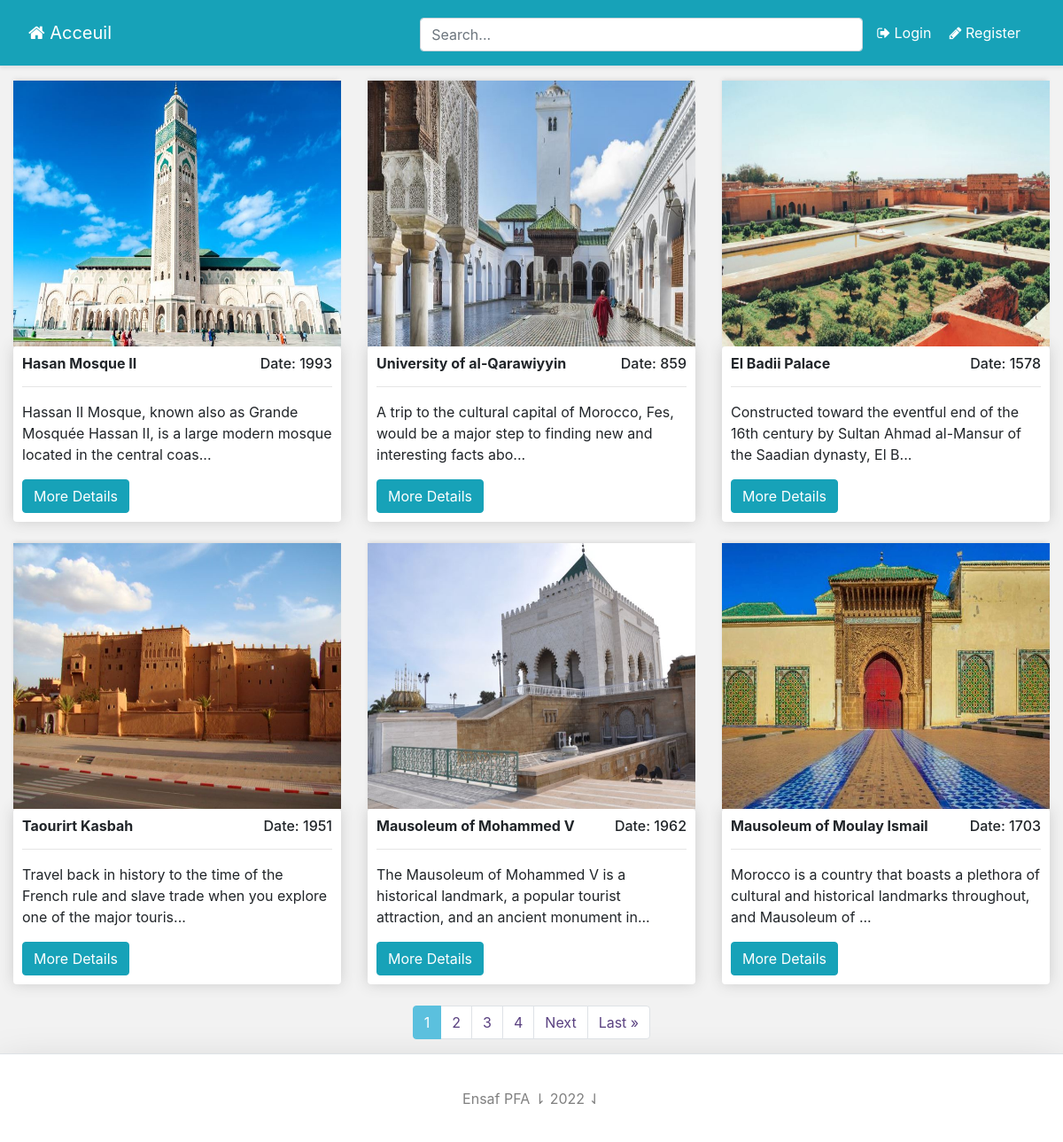
The page / on the database its author committed.
### monument/models.py (models this page shows, shortened)
class Monument(models.Model):
	title 					= models.CharField(max_length=50, null=False, blank=False)
	description 			= models.TextField(max_length=10000, null=False, blank=False)
	image		 			= models.ImageField(upload_to=upload_location, null=True, blank=True)
	year					= models.CharField(max_length=50, null=False, blank=True)
	latitude				= models.FloatField(null=False, blank=True, default=0)
	longitude				= models.FloatField(null=False, blank=True, default=0)
	city					= models.CharField(max_length=50, null=True, blank=True, default="Casablanca")
	slug 					= models.SlugField(blank=True, unique=True)
	saved = models.ManyToManyField(Account, default=None, blank=True)
	@property
	def imageURL(self):
		try:
			url = self.image.url
		except:
			url = ''
		return url

### principal/views.py (the view)
# urls.py: path('', home_screen_view, name="home"),
def home_screen_view(request):
	context={}
	user = request.user
	query = ''
	if request.GET:
		query = request.GET.get('q','')
		context['query'] = str(query)
	context['user'] = user
	monuments = get_monument_queryset(query)
	page = request.GET.get('page',1)
	monuments_paginator = Paginator(monuments, MONUMENTS_PER_PAGE)
	try:
		monuments = monuments_paginator.page(page)
	except PageNotAnInteger :
		monuments = monuments_paginator.page(MONUMENTS_PER_PAGE)
	except EmptyPage :
		monuments = monuments_paginator.page(monuments_paginator.num_pages)
	context['monuments'] = monuments
	return render(request,"principal/home.html", context)

### monument/views.py (called while the page is built)
def get_monument_queryset(query=None):
	queryset = []
	queries = query.split(" ")
	for q in queries:
		monuments = Monument.objects.filter(
				Q(title__icontains=q) |
				Q(year__icontains=q) |
				Q(city__icontains=q)
			).distinct()
		for monument in monuments:
			queryset.append(monument)
	return list(set(queryset))

### principal/templates/principal/home.html (shortened to what this page needs)
{% extends 'base.html' %}
{% load static %}
{% block content%}
<div class="container-fluid">
	<div class="row" >
		{% if monuments %}
			{% for monument in monuments %}
			<div class="col-lg-4 mb-4">
				<a href="{% url 'monument:detail' monument.slug %}">
				<img class="thumbnail" src="{{monument.imageURL}}"></a>
				<div class="box-element product">
					<h6><strong>{{monument.title}}</strong><p style="display: inline-block; float: right">Date: {{monument.year}}</p></h6>
					<hr>
					<p>{{ monument.description|slice:"0:110"}}...</p>
					<a class="btn btn-info" href="{% url 'monument:detail' monument.slug %}">More Details</a>
				</div>
			</div>
			{% endfor %}
		{% else %}
			<div class="container">
				<h2 class="card-title">Pas de résultat</h2>
				<p class="card-text"> aucun monument ne matche le résultat : "{{query}}"</p>
			</div>
		{% endif %}
	</div>
	{% include 'monument/snippets/monument_pagination.html' with monuments=monuments %}
</div>
{% endblock content%}

### templates/snippets/header.html (style rules this page uses)
@media (min-width: 768px) { html { font-size: 16px; } }

### templates/base.html (style rules this page uses)
body { background-color: #f2f2f2; }

### principal/templates/principal/home.html (style rules this page uses)
.box-element { box-shadow:hsl(0, 0%, 80%) 0 0 16px; background-color: #fff; border-radius: 4px; padding: 10px; }
.thumbnail { width: 100%; height: 300px; -webkit-box-shadow: -1px -3px 5px -2px rgba(214,214,214,1); -moz-box-shadow: -1px -3px 5px -2px rgba(214,214,214,1); box-shadow: -1px -3px 5px -2px rgba(214,214,214,1); }

### rows shown on the page
Monument: imageURL (picture), title "Hasan Mosque II", year "1993", description "Hassan II Mosque, known also as Grande Mosquée Hassan II, is a large modern mosque located in the central coas"
Monument: imageURL (picture), title "University of al-Qarawiyyin", year "859", description "A trip to the cultural capital of Morocco, Fes, would be a major step to finding new and interesting facts abo"
Monument: imageURL (picture), title "El Badii Palace", year "1578", description "Constructed toward the eventful end of the 16th century by Sultan Ahmad al-Mansur of the Saadian dynasty, El B"
Monument: imageURL (picture), title "Taourirt Kasbah", year "1951", description "Travel back in history to the time of the French rule and slave trade when you explore one of the major touris"
Monument: imageURL (picture), title "Mausoleum of Mohammed V", year "1962", description "The Mausoleum of Mohammed V is a historical landmark, a popular tourist attraction, and an ancient monument in"
Monument: imageURL (picture), title "Mausoleum of Moulay Ismail", year "1703", description "Morocco is a country that boasts a plethora of cultural and historical landmarks throughout, and Mausoleum of"

### other values the page prints
{{ i }} "1"
{{ i }} "2" "3" "4"
